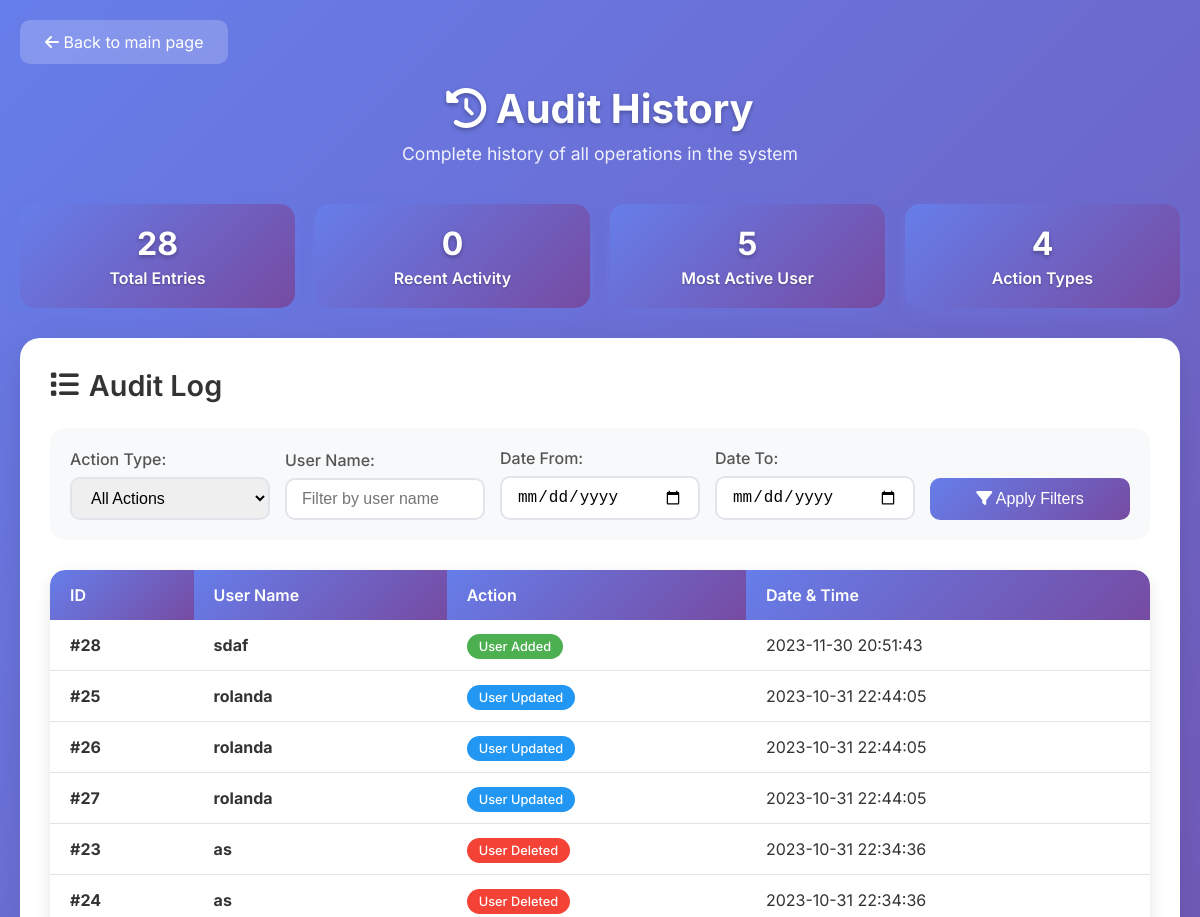
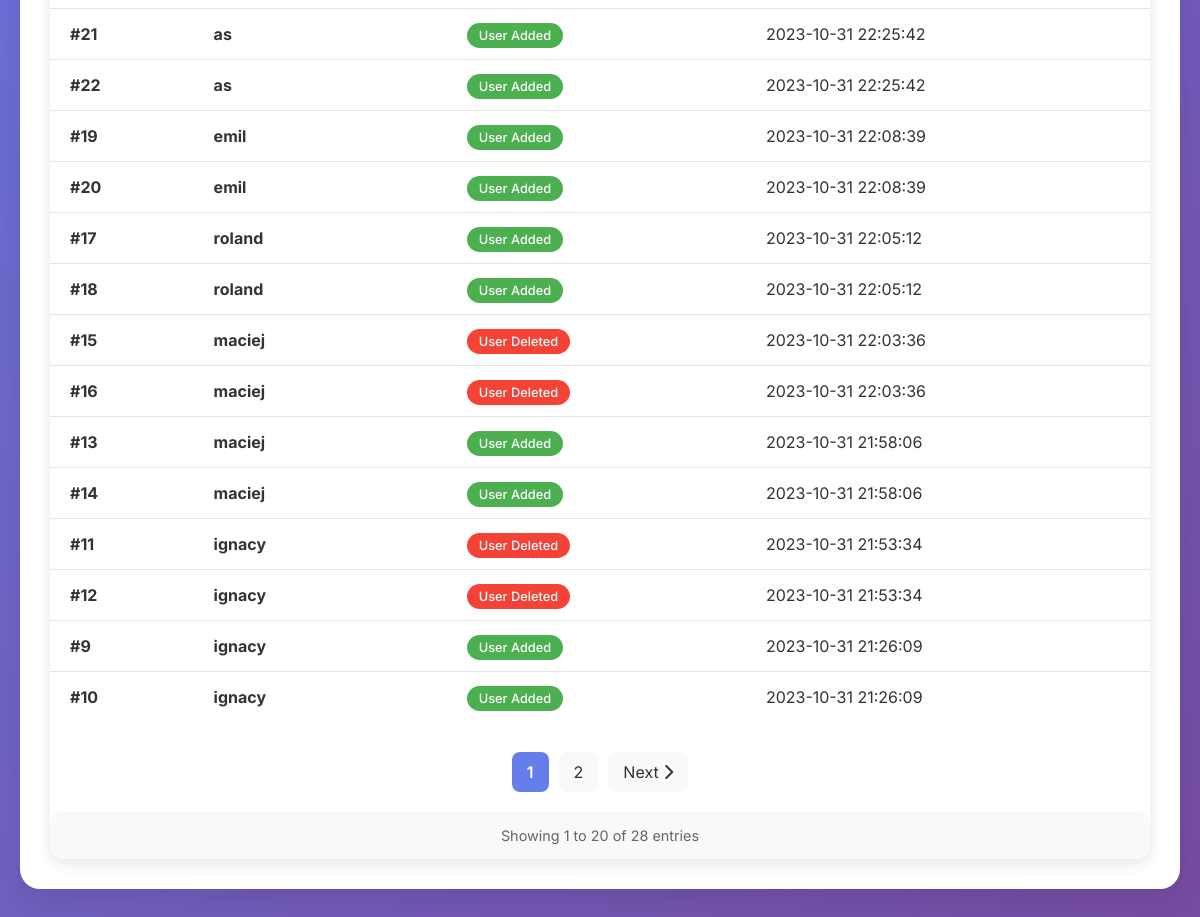
The page /audit.php on the database its author committed (2 pictures, top to bottom).
### tables this page shows
CREATE TABLE `audit_subscribers` (
  `id` int(11) NOT NULL,
  `subscriber_name` varchar(255) NOT NULL,
  `action_performed` varchar(50) NOT NULL,
  `date_added` timestamp NOT NULL DEFAULT current_timestamp()
);

### audit.php (the view, shortened to what this page needs)
<!DOCTYPE html>
<html lang="en">
<head>
    <link href="https://cdnjs.cloudflare.com/ajax/libs/font-awesome/6.0.0/css/all.min.css" rel="stylesheet">
</head>
<body>
    <div class="container">
        <a href="index.php" class="back-btn">
            <i class="fas fa-arrow-left"></i> Back to main page
        </a>
        <div class="header">
            <h1><i class="fas fa-history"></i> Audit History</h1>
            <p>Complete history of all operations in the system</p>
        </div>
        <?php
        require_once 'config.php';
        try {
            $pdo = getDBConnection();
            $stmt = $pdo->query("SELECT COUNT(*) FROM audit_subscribers");
            $totalEntries = $stmt->fetchColumn();
            $stmt = $pdo->query("SELECT action_performed, COUNT(*) as count FROM audit_subscribers GROUP BY action_performed");
            $actionStats = $stmt->fetchAll(PDO::FETCH_ASSOC);
            $stmt = $pdo->query("SELECT COUNT(*) FROM audit_subscribers WHERE date_added >= DATE_SUB(NOW(), INTERVAL 7 DAY)");
            $recentActivity = $stmt->fetchColumn();
            $stmt = $pdo->query("SELECT subscriber_name, COUNT(*) as count FROM audit_subscribers GROUP BY subscriber_name ORDER BY count DESC LIMIT 1");
            $mostActiveUser = $stmt->fetch(PDO::FETCH_ASSOC);
        } catch (Exception $e) {
            $totalEntries = $recentActivity = 0;
            $actionStats = [];
            $mostActiveUser = null;
        }
        ?>
        <div class="stats-section">
            <div class="stat-card">
                <div class="stat-number"><?php echo $totalEntries; ?></div>
                <div class="stat-label" style="color: white; font-weight: 600; text-shadow: 0 1px 2px rgba(0,0,0,0.3);">Total Entries</div>
            </div>
            <div class="stat-card">
                <div class="stat-number"><?php echo $recentActivity; ?></div>
                <div class="stat-label" style="color: white; font-weight: 600; text-shadow: 0 1px 2px rgba(0,0,0,0.3);">Recent Activity</div>
            </div>
            <div class="stat-card">
                <div class="stat-number"><?php echo $mostActiveUser ? $mostActiveUser['count'] : 0; ?></div>
                <div class="stat-label" style="color: white; font-weight: 600; text-shadow: 0 1px 2px rgba(0,0,0,0.3);">Most Active User</div>
            </div>
            <div class="stat-card">
                <div class="stat-number"><?php echo count($actionStats); ?></div>
                <div class="stat-label" style="color: white; font-weight: 600; text-shadow: 0 1px 2px rgba(0,0,0,0.3);">Action Types</div>
            </div>
        </div>
        <div class="audit-card">
            <h2 class="card-title">
                <i class="fas fa-list"></i> Audit Log
            </h2>
            <div class="filters-section">
                <form method="GET" action="">
                    <div class="filters-grid">
                        <div class="filter-group">
                            <label for="action">Action Type:</label>
                            <select name="action" id="action">
                                <option value="">All Actions</option>
                            </select>
                        </div>
                        <div class="filter-group">
                            <label for="user">User Name:</label>
                            <input type="text" name="user" id="user" placeholder="Filter by user name" value="<?php echo isset($_GET['user']) ? htmlspecialchars($_GET['user']) : ''; ?>">
                        </div>
                        <div class="filter-group">
                            <label for="date_from">Date From:</label>
                            <input type="date" name="date_from" id="date_from" value="<?php echo isset($_GET['date_from']) ? htmlspecialchars($_GET['date_from']) : ''; ?>">
                        </div>
                        <div class="filter-group">
                            <label for="date_to">Date To:</label>
                            <input type="date" name="date_to" id="date_to" value="<?php echo isset($_GET['date_to']) ? htmlspecialchars($_GET['date_to']) : ''; ?>">
                        </div>
                        <div class="filter-group">
                            <button type="submit" class="filter-btn">
                                <i class="fas fa-filter"></i> Apply Filters
                            </button>
                        </div>
                    </div>
                </form>
            </div>
            <div class="table-container">
                <?php
                try {
                    $whereConditions = [];
                    $whereClause = !empty($whereConditions) ? 'WHERE ' . implode(' AND ', $whereConditions) : '';
                    $page = isset($_GET['page']) ? max(1, intval($_GET['page'])) : 1;
                    $perPage = 20;
                    $offset = ($page - 1) * $perPage;
                    $countQuery = "SELECT COUNT(*) FROM audit_subscribers $whereClause";
                    $stmt = $pdo->prepare($countQuery);
                    $stmt->execute();
                    $totalRecords = $stmt->fetchColumn();
                    $totalPages = ceil($totalRecords / $perPage);
                    $query = "SELECT * FROM audit_subscribers $whereClause ORDER BY date_added DESC LIMIT :limit OFFSET :offset";
                    $stmt = $pdo->prepare($query);
                    $stmt->bindValue(':limit', $perPage, PDO::PARAM_INT);
                    $stmt->bindValue(':offset', $offset, PDO::PARAM_INT);
                    $stmt->execute();
                    $auditEntries = $stmt->fetchAll(PDO::FETCH_ASSOC);
                    if (count($auditEntries) > 0) {
                        echo '<table class="audit-table">
                                <thead>
                                    <tr>
                                        <th>ID</th>
                                        <th>User Name</th>
                                        <th>Action</th>
                                        <th>Date & Time</th>
                                    </tr>
                                </thead>
                                <tbody>';
                        foreach ($auditEntries as $entry) {
                            $actionClass = '';
                            $actionText = '';
                            switch ($entry['action_performed']) {
                                case 'Insert a new subscriber':
                                    $actionClass = 'action-insert';
                                    $actionText = 'User Added';
                                    break;
                                case 'Updated a subscriber':
                                case 'Updated a user':
                                    $actionClass = 'action-update';
                                    $actionText = 'User Updated';
                                    break;
                                case 'Deleted a subscriber':
                                    $actionClass = 'action-delete';
                                    $actionText = 'User Deleted';
                                    break;
                            }
                            echo '<tr>
                                    <td><strong>#' . $entry['id'] . '</strong></td>
                                    <td><strong>' . htmlspecialchars($entry['subscriber_name']) . '</strong></td>
                                    <td><span class="action-badge ' . $actionClass . '">' . $actionText . '</span></td>
                                    <td>' . date('Y-m-d H:i:s', strtotime($entry['date_added'])) . '</td>
                                  </tr>';
                        }
                        echo '</tbody></table>';
                        if ($totalPages > 1) {
                            echo '<div class="pagination">';
                            for ($i = max(1, $page - 2); $i <= min($totalPages, $page + 2); $i++) {
                                $pageParams = $_GET;
                                $pageParams['page'] = $i;
                                $class = $i == $page ? 'current' : '';
                                echo '<a href="?' . http_build_query($pageParams) . '" class="' . $class . '">' . $i . '</a>';
                            }
                            if ($page < $totalPages) {
                                $nextParams = $_GET;
                                $nextParams['page'] = $page + 1;
                                echo '<a href="?' . http_build_query($nextParams) . '">Next <i class="fas fa-chevron-right"></i></a>';
                            }
                            echo '</div>';
                        }
                        echo '<div style="margin-top: 20px; padding: 15px; background: #f8f9fa; border-radius: 10px; font-size: 0.9rem; color: #666; text-align: center;">
                                Showing ' . ($offset + 1) . ' to ' . min($offset + $perPage, $totalRecords) . ' of ' . $totalRecords . ' entries
                              </div>';
                    } else {
                        echo '<div class="no-data">
                                <i class="fas fa-history"></i>
                                <h3>No Audit Entries Found</h3>
                                <p>No audit entries match the current filters.</p>
                              </div>';
                    }
                } catch (PDOException $e) {
                    echo '<div class="no-data">
                            <i class="fas fa-exclamation-triangle"></i>
                            <h3>Database Error</h3>
                            <p>Unable to load audit data: ' . htmlspecialchars($e->getMessage()) . '</p>
                          </div>';
                }
                ?>
            </div>
        </div>
    </div>
</body>
</html>

### audit.php (style rules this page uses)
* { margin: 0; padding: 0; box-sizing: border-box; }
body { font-family: 'Inter', sans-serif; background: linear-gradient(135deg, #667eea 0%, #764ba2 100%); min-height: 100vh; color: #333; }
.container { max-width: 1200px; margin: 0 auto; padding: 20px; }
.header { text-align: center; margin-bottom: 40px; color: white; }
.header h1 { font-size: 2.5rem; font-weight: 700; margin-bottom: 10px; text-shadow: 0 2px 4px rgba(0,0,0,0.3); }
.header p { font-size: 1.1rem; opacity: 0.9; }
.back-btn { display: inline-block; background: rgba(255,255,255,0.2); color: white; padding: 12px 25px; border-radius: 10px; text-decoration: none; transition: all 0.3s ease; margin-bottom: 20px; }
.audit-card { background: white; border-radius: 20px; padding: 30px; box-shadow: 0 10px 30px rgba(0,0,0,0.1); margin-bottom: 30px; }
.card-title { font-size: 1.8rem; font-weight: 600; color: #333; margin-bottom: 25px; display: flex; align-items: center; gap: 10px; }
.filters-section { background: #f8f9fa; padding: 20px; border-radius: 15px; margin-bottom: 30px; }
.filters-grid { display: grid; grid-template-columns: repeat(auto-fit, minmax(200px, 1fr)); gap: 15px; align-items: end; }
.filter-group { display: flex; flex-direction: column; }
.filter-group label { margin-bottom: 8px; font-weight: 500; color: #555; }
.filter-group input, .filter-group select { padding: 10px 15px; border: 2px solid #e1e5e9; border-radius: 10px; font-size: 1rem; transition: border-color 0.3s ease; }
.filter-btn { background: linear-gradient(135deg, #667eea 0%, #764ba2 100%); color: white; border: none; padding: 12px 25px; border-radius: 10px; font-size: 1rem; font-weight: 500; cursor: pointer; transition: all 0.3s ease; }
.stats-section { display: grid; grid-template-columns: repeat(auto-fit, minmax(200px, 1fr)); gap: 20px; margin-bottom: 30px; }
.stat-card { background: linear-gradient(135deg, #667eea, #764ba2); color: white; padding: 20px; border-radius: 15px; text-align: center; box-shadow: 0 5px 15px rgba(102, 126, 234, 0.3); transition: transform 0.3s ease, box-shadow 0.3s ease; }
.stat-number { font-size: 2rem; font-weight: 700; margin-bottom: 5px; color: white; text-shadow: 0 2px 4px rgba(0,0,0,0.3); }
.stat-label { color: white !important; font-weight: 600 !important; text-shadow: 0 1px 2px rgba(0,0,0,0.3); }
.table-container { overflow-x: auto; border-radius: 15px; box-shadow: 0 5px 15px rgba(0,0,0,0.1); }
.audit-table { width: 100%; border-collapse: collapse; background: white; border-radius: 15px; overflow: hidden; }
.audit-table th { background: linear-gradient(135deg, #667eea, #764ba2); color: white; padding: 15px 20px; text-align: left; font-weight: 600; font-size: 1rem; }
.audit-table td { padding: 15px 20px; border-bottom: 1px solid #e1e5e9; transition: background-color 0.3s ease; }
.audit-table tr:last-child td { border-bottom: none; }
.action-badge { padding: 5px 12px; border-radius: 20px; font-size: 0.8rem; font-weight: 500; text-align: center; }
.action-insert { background: #4CAF50; color: white; }
.action-update { background: #2196F3; color: white; }
.action-delete { background: #f44336; color: white; }
.pagination { display: flex; justify-content: center; align-items: center; gap: 10px; margin-top: 30px; }
.pagination a, .pagination span { padding: 10px 15px; border-radius: 8px; text-decoration: none; transition: all 0.3s ease; }
.pagination a { background: #f8f9fa; color: #333; }
.pagination .current { background: #667eea; color: white; font-weight: 600; }

### rows shown on the page
audit_subscribers: id "28", subscriber_name "sdaf", action_performed "User Added", date_added "2023-11-30 20:51:43"
audit_subscribers: id "25", subscriber_name "rolanda", action_performed "User Updated", date_added "2023-10-31 22:44:05"
audit_subscribers: id "26", subscriber_name "rolanda", action_performed "User Updated", date_added "2023-10-31 22:44:05"
audit_subscribers: id "27", subscriber_name "rolanda", action_performed "User Updated", date_added "2023-10-31 22:44:05"
audit_subscribers: id "23", subscriber_name "as", action_performed "User Deleted", date_added "2023-10-31 22:34:36"
audit_subscribers: id "24", subscriber_name "as", action_performed "User Deleted", date_added "2023-10-31 22:34:36"
audit_subscribers: id "21", subscriber_name "as", action_performed "User Added", date_added "2023-10-31 22:25:42"
audit_subscribers: id "22", subscriber_name "as", action_performed "User Added", date_added "2023-10-31 22:25:42"
audit_subscribers: id "19", subscriber_name "emil", action_performed "User Added", date_added "2023-10-31 22:08:39"
audit_subscribers: id "20", subscriber_name "emil", action_performed "User Added", date_added "2023-10-31 22:08:39"
audit_subscribers: id "17", subscriber_name "roland", action_performed "User Added", date_added "2023-10-31 22:05:12"
audit_subscribers: id "18", subscriber_name "roland", action_performed "User Added", date_added "2023-10-31 22:05:12"
audit_subscribers: id "15", subscriber_name "maciej", action_performed "User Deleted", date_added "2023-10-31 22:03:36"
audit_subscribers: id "16", subscriber_name "maciej", action_performed "User Deleted", date_added "2023-10-31 22:03:36"
audit_subscribers: id "13", subscriber_name "maciej", action_performed "User Added", date_added "2023-10-31 21:58:06"
audit_subscribers: id "14", subscriber_name "maciej", action_performed "User Added", date_added "2023-10-31 21:58:06"
audit_subscribers: id "11", subscriber_name "ignacy", action_performed "User Deleted", date_added "2023-10-31 21:53:34"
audit_subscribers: id "12", subscriber_name "ignacy", action_performed "User Deleted", date_added "2023-10-31 21:53:34"
audit_subscribers: id "9", subscriber_name "ignacy", action_performed "User Added", date_added "2023-10-31 21:26:09"
audit_subscribers: id "10", subscriber_name "ignacy", action_performed "User Added", date_added "2023-10-31 21:26:09"

### other values the page prints
$totalEntries "28"
$recentActivity "0"
$mostActiveUser['count'] "5"
count($actionStats) "4"
$offset + 1 "1"
min($offset + $perPage, $totalRecords) "20"
$totalRecords "28"
